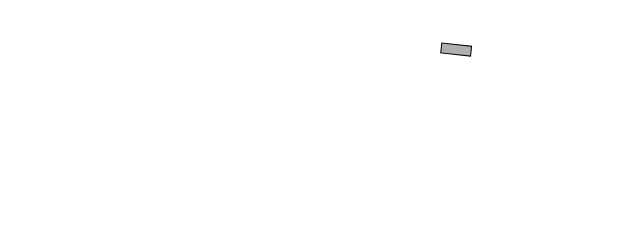
Frame 1 (no input)
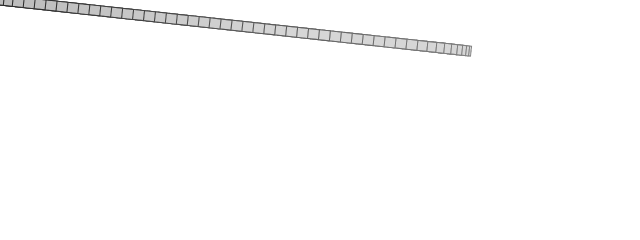
Frame 60 (no input)
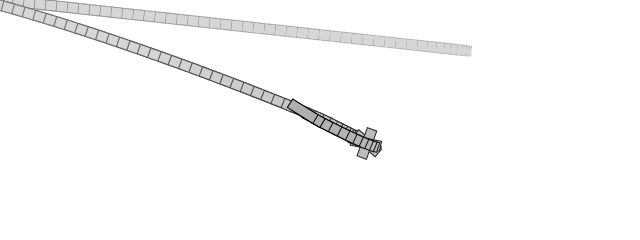
Frame 120 (the mouse pressed at the canvas centre since frame 60)

The p5.js sketch that drew these frames (run headless with seeded random() and noise() and a simulated clock; from frame 60 on, the mouse is pressed at the canvas centre):

// p5.js sketch
// ── sketch.js
class Mover {
    constructor() {
        this.position = createVector(random(width), random(height));
        this.velocity = createVector(0, 0);
        this.diameter = 48;
        this.radius = this.diameter / 2;
        this.topSpeed = 10;
    }

    update() {
        let mouse = createVector(mouseX, mouseY);
        let direction = p5.Vector.sub(mouse, this.position);
        direction.normalize();
        // direction.mult(0.5);

        this.acceleration = direction;
        this.velocity.add(this.acceleration);
        this.position.add(this.velocity);
        this.velocity.limit(this.topSpeed);
    }

    show() {
        // let angle = atan2(this.velocity.y, this.velocity.x);
        let angle = this.velocity.heading();
        stroke(0);
        fill(175);

        push();
        rectMode(CENTER);
        translate(this.position.x, this.position.y);
        rotate(angle);
        rect(0, 0, 30, 10);
        pop();
    }

}


let mover;

function setup() {
    createCanvas(640, 240);

    mover = new Mover();
}

function draw() {
    background(220, 3);

    mover.update();
    mover.show();
}
